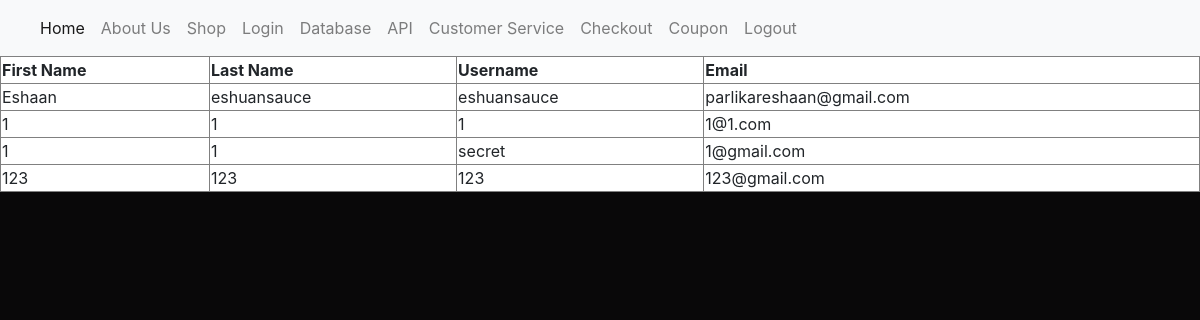
/database (signed in), run on an earlier commit of the app's database.
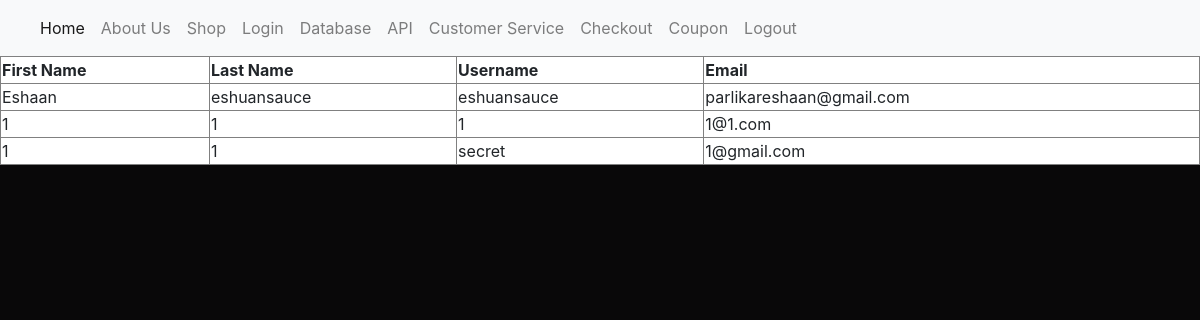
And on a later commit of the database.
### main.py (models this page shows, shortened)
class User(UserMixin, db.Model):
    id = db.Column(db.Integer, primary_key=True)
    first_name = db.Column(db.String(255), unique=False, nullable=False)
    last_name = db.Column(db.String(255), unique=False, nullable=False)
    username = db.Column(db.String(255), unique=True, nullable=False)
    email = db.Column(db.String(255), unique=True, nullable=False)
    password_hash = db.Column(db.String(128))

### main.py (the view)
@app.route('/database')
@login_required
def index():
    data = User.query.all()
    return render_template('database.html', data=data)

### main.py (called while the page is built)
@login.user_loader
def load_user(id):
    return User.query.get(int(id))

### templates/database.html
{% extends "base.html" %}
{% block content %}
<table style="width: 100%; height: 100%; background-color: #ffffff;" border="1">
        <thead>
        <tr>
            <th>First Name</th>
            <th>Last Name</th>
            <th>Username</th>
            <th>Email</th>
        </tr>
        </thead>
        <tbody>
        {% for user in data %}
        <tr>
            <td>{{ user.first_name }}</td>
            <td>{{user.last_name}}</td>
            <td>{{user.username}}</td>
            <td>{{user.email}}</td>
        </tr>
        {% endfor %}
        </tbody>
</table>
{% endblock %}

What changed in the data, as far as the page shows it:
removed User: first_name "123", last_name "123", username "123", email "123@gmail.com"
